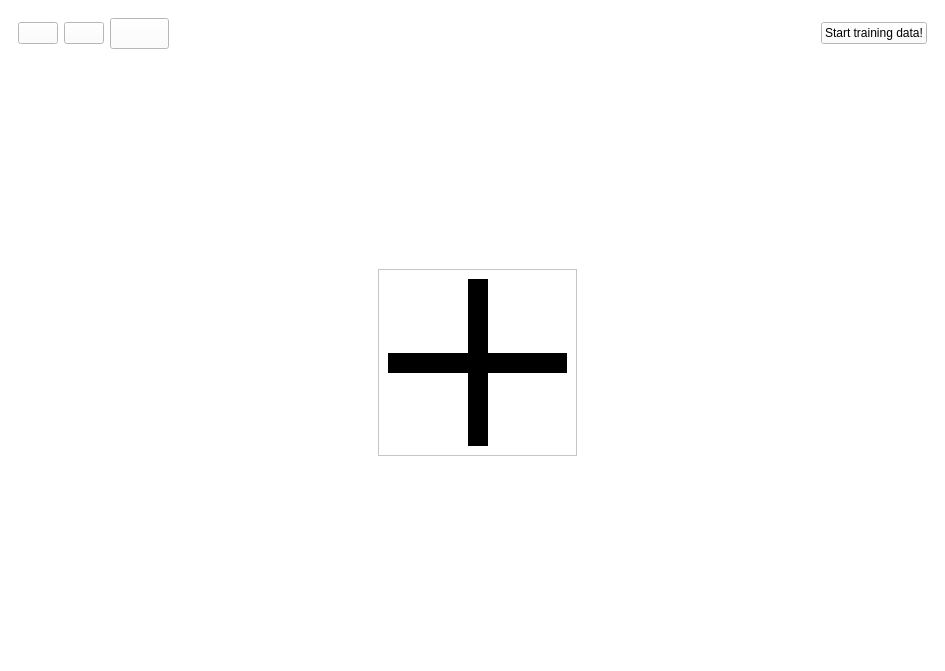
<?xml version="1.0" encoding="UTF-8"?>
<ui version="4.0">
 <class>TrainWindow</class>
 <widget class="QMainWindow" name="TrainWindow">
  <property name="geometry">
   <rect>
    <x>0</x>
    <y>0</y>
    <width>945</width>
    <height>671</height>
   </rect>
  </property>
  <property name="windowTitle">
   <string>MainWindow</string>
  </property>
  <property name="windowIcon">
   <iconset resource="image.qrc">
    <normaloff>:/newPrefix/pictures/EEG.jpg</normaloff>:/newPrefix/pictures/EEG.jpg</iconset>
  </property>
  <property name="styleSheet">
   <string notr="true">color: rgb(0, 0, 0);
background-color: rgb(255, 255, 255);</string>
  </property>
  <widget class="QWidget" name="centralwidget">
   <layout class="QVBoxLayout" name="verticalLayout">
    <item>
     <widget class="QWidget" name="widget" native="true">
      <layout class="QHBoxLayout" name="horizontalLayout">
       <item>
        <widget class="QPushButton" name="startRecordingBtn">
         <property name="text">
          <string/>
         </property>
         <property name="icon">
          <iconset resource="resources.qrc">
           <normaloff>:/icons/Qss/icons/red circle.svg</normaloff>:/icons/Qss/icons/red circle.svg</iconset>
         </property>
         <property name="iconSize">
          <size>
           <width>25</width>
           <height>25</height>
          </size>
         </property>
        </widget>
       </item>
       <item>
        <widget class="QPushButton" name="stopRecordingBtn">
         <property name="text">
          <string/>
         </property>
         <property name="icon">
          <iconset resource="resources.qrc">
           <normaloff>:/icons/Qss/icons/black square.svg</normaloff>:/icons/Qss/icons/black square.svg</iconset>
         </property>
         <property name="iconSize">
          <size>
           <width>25</width>
           <height>25</height>
          </size>
         </property>
        </widget>
       </item>
       <item>
        <widget class="QPushButton" name="helpBtn">
         <property name="font">
          <font>
           <pointsize>14</pointsize>
          </font>
         </property>
         <property name="text">
          <string/>
         </property>
         <property name="icon">
          <iconset resource="resources.qrc">
           <normaloff>:/icons/Qss/icons/black help-circle.svg</normaloff>:/icons/Qss/icons/black help-circle.svg</iconset>
         </property>
         <property name="iconSize">
          <size>
           <width>25</width>
           <height>25</height>
          </size>
         </property>
        </widget>
       </item>
       <item>
        <spacer name="horizontalSpacer">
         <property name="orientation">
          <enum>Qt::Horizontal</enum>
         </property>
         <property name="sizeHint" stdset="0">
          <size>
           <width>40</width>
           <height>20</height>
          </size>
         </property>
        </spacer>
       </item>
       <item>
        <widget class="QPushButton" name="dataTrainingBtn">
         <property name="text">
          <string>Start training data!</string>
         </property>
        </widget>
       </item>
      </layout>
     </widget>
    </item>
    <item>
     <widget class="QStackedWidget" name="promptsWidgets">
      <property name="styleSheet">
       <string notr="true"/>
      </property>
      <property name="currentIndex">
       <number>0</number>
      </property>
      <widget class="QWidget" name="calibrationPage">
       <property name="styleSheet">
        <string notr="true"/>
       </property>
       <layout class="QGridLayout" name="gridLayout">
        <item row="0" column="1">
         <spacer name="verticalSpacer">
          <property name="orientation">
           <enum>Qt::Vertical</enum>
          </property>
          <property name="sizeType">
           <enum>QSizePolicy::Preferred</enum>
          </property>
          <property name="sizeHint" stdset="0">
           <size>
            <width>20</width>
            <height>185</height>
           </size>
          </property>
         </spacer>
        </item>
        <item row="1" column="0">
         <spacer name="horizontalSpacer_2">
          <property name="orientation">
           <enum>Qt::Horizontal</enum>
          </property>
          <property name="sizeType">
           <enum>QSizePolicy::Preferred</enum>
          </property>
          <property name="sizeHint" stdset="0">
           <size>
            <width>348</width>
            <height>20</height>
           </size>
          </property>
         </spacer>
        </item>
        <item row="1" column="1">
         <widget class="QFrame" name="frame_10">
          <property name="maximumSize">
           <size>
            <width>199</width>
            <height>187</height>
           </size>
          </property>
          <property name="frameShape">
           <enum>QFrame::StyledPanel</enum>
          </property>
          <property name="frameShadow">
           <enum>QFrame::Raised</enum>
          </property>
          <layout class="QGridLayout" name="gridLayout_6">
           <property name="spacing">
            <number>0</number>
           </property>
           <item row="0" column="1">
            <widget class="QFrame" name="frame_7">
             <property name="sizePolicy">
              <sizepolicy hsizetype="Preferred" vsizetype="Preferred">
               <horstretch>0</horstretch>
               <verstretch>0</verstretch>
              </sizepolicy>
             </property>
             <property name="maximumSize">
              <size>
               <width>20</width>
               <height>16777215</height>
              </size>
             </property>
             <property name="styleSheet">
              <string notr="true">background-color: rgb(0, 0, 0);</string>
             </property>
             <property name="frameShape">
              <enum>QFrame::StyledPanel</enum>
             </property>
             <property name="frameShadow">
              <enum>QFrame::Raised</enum>
             </property>
            </widget>
           </item>
           <item row="1" column="0">
            <widget class="QFrame" name="frame_8">
             <property name="sizePolicy">
              <sizepolicy hsizetype="Preferred" vsizetype="Preferred">
               <horstretch>0</horstretch>
               <verstretch>0</verstretch>
              </sizepolicy>
             </property>
             <property name="styleSheet">
              <string notr="true">background-color: rgb(0, 0, 0);</string>
             </property>
             <property name="frameShape">
              <enum>QFrame::StyledPanel</enum>
             </property>
             <property name="frameShadow">
              <enum>QFrame::Raised</enum>
             </property>
            </widget>
           </item>
           <item row="1" column="1">
            <widget class="QFrame" name="frame_6">
             <property name="sizePolicy">
              <sizepolicy hsizetype="Preferred" vsizetype="Preferred">
               <horstretch>0</horstretch>
               <verstretch>0</verstretch>
              </sizepolicy>
             </property>
             <property name="styleSheet">
              <string notr="true">background-color: rgb(0, 0, 0);</string>
             </property>
             <property name="frameShape">
              <enum>QFrame::StyledPanel</enum>
             </property>
             <property name="frameShadow">
              <enum>QFrame::Raised</enum>
             </property>
            </widget>
           </item>
           <item row="1" column="2">
            <widget class="QFrame" name="frame_9">
             <property name="sizePolicy">
              <sizepolicy hsizetype="Preferred" vsizetype="Preferred">
               <horstretch>0</horstretch>
               <verstretch>0</verstretch>
              </sizepolicy>
             </property>
             <property name="maximumSize">
              <size>
               <width>16777215</width>
               <height>20</height>
              </size>
             </property>
             <property name="styleSheet">
              <string notr="true">background-color: rgb(0, 0, 0);</string>
             </property>
             <property name="frameShape">
              <enum>QFrame::StyledPanel</enum>
             </property>
             <property name="frameShadow">
              <enum>QFrame::Raised</enum>
             </property>
            </widget>
           </item>
           <item row="2" column="1">
            <widget class="QFrame" name="frame">
             <property name="sizePolicy">
              <sizepolicy hsizetype="Preferred" vsizetype="Preferred">
               <horstretch>0</horstretch>
               <verstretch>0</verstretch>
              </sizepolicy>
             </property>
             <property name="styleSheet">
              <string notr="true">background-color: rgb(0, 0, 0);</string>
             </property>
             <property name="frameShape">
              <enum>QFrame::StyledPanel</enum>
             </property>
             <property name="frameShadow">
              <enum>QFrame::Raised</enum>
             </property>
            </widget>
           </item>
          </layout>
         </widget>
        </item>
        <item row="1" column="2">
         <spacer name="horizontalSpacer_3">
          <property name="orientation">
           <enum>Qt::Horizontal</enum>
          </property>
          <property name="sizeType">
           <enum>QSizePolicy::Preferred</enum>
          </property>
          <property name="sizeHint" stdset="0">
           <size>
            <width>338</width>
            <height>20</height>
           </size>
          </property>
         </spacer>
        </item>
        <item row="2" column="1">
         <spacer name="verticalSpacer_2">
          <property name="orientation">
           <enum>Qt::Vertical</enum>
          </property>
          <property name="sizeType">
           <enum>QSizePolicy::Preferred</enum>
          </property>
          <property name="sizeHint" stdset="0">
           <size>
            <width>20</width>
            <height>185</height>
           </size>
          </property>
         </spacer>
        </item>
       </layout>
      </widget>
      <widget class="QWidget" name="rightPage">
       <property name="styleSheet">
        <string notr="true"/>
       </property>
       <layout class="QGridLayout" name="gridLayout_2">
        <item row="0" column="1">
         <spacer name="verticalSpacer_3">
          <property name="orientation">
           <enum>Qt::Vertical</enum>
          </property>
          <property name="sizeType">
           <enum>QSizePolicy::Preferred</enum>
          </property>
          <property name="sizeHint" stdset="0">
           <size>
            <width>20</width>
            <height>185</height>
           </size>
          </property>
         </spacer>
        </item>
        <item row="1" column="0">
         <spacer name="horizontalSpacer_4">
          <property name="orientation">
           <enum>Qt::Horizontal</enum>
          </property>
          <property name="sizeType">
           <enum>QSizePolicy::Preferred</enum>
          </property>
          <property name="sizeHint" stdset="0">
           <size>
            <width>294</width>
            <height>20</height>
           </size>
          </property>
         </spacer>
        </item>
        <item row="1" column="1">
         <widget class="QFrame" name="frame_2">
          <property name="sizePolicy">
           <sizepolicy hsizetype="Preferred" vsizetype="Preferred">
            <horstretch>0</horstretch>
            <verstretch>0</verstretch>
           </sizepolicy>
          </property>
          <property name="styleSheet">
           <string notr="true"/>
          </property>
          <property name="frameShape">
           <enum>QFrame::StyledPanel</enum>
          </property>
          <property name="frameShadow">
           <enum>QFrame::Raised</enum>
          </property>
          <layout class="QHBoxLayout" name="horizontalLayout_2">
           <item>
            <widget class="QLabel" name="label">
             <property name="font">
              <font>
               <pointsize>40</pointsize>
               <bold>false</bold>
              </font>
             </property>
             <property name="text">
              <string>Right Hand</string>
             </property>
             <property name="alignment">
              <set>Qt::AlignCenter</set>
             </property>
            </widget>
           </item>
          </layout>
         </widget>
        </item>
        <item row="1" column="2">
         <spacer name="horizontalSpacer_5">
          <property name="orientation">
           <enum>Qt::Horizontal</enum>
          </property>
          <property name="sizeType">
           <enum>QSizePolicy::Preferred</enum>
          </property>
          <property name="sizeHint" stdset="0">
           <size>
            <width>294</width>
            <height>20</height>
           </size>
          </property>
         </spacer>
        </item>
        <item row="2" column="1">
         <spacer name="verticalSpacer_4">
          <property name="orientation">
           <enum>Qt::Vertical</enum>
          </property>
          <property name="sizeType">
           <enum>QSizePolicy::Preferred</enum>
          </property>
          <property name="sizeHint" stdset="0">
           <size>
            <width>20</width>
            <height>185</height>
           </size>
          </property>
         </spacer>
        </item>
       </layout>
      </widget>
      <widget class="QWidget" name="leftPage">
       <layout class="QGridLayout" name="gridLayout_3">
        <item row="0" column="1">
         <spacer name="verticalSpacer_5">
          <property name="orientation">
           <enum>Qt::Vertical</enum>
          </property>
          <property name="sizeType">
           <enum>QSizePolicy::Preferred</enum>
          </property>
          <property name="sizeHint" stdset="0">
           <size>
            <width>20</width>
            <height>185</height>
           </size>
          </property>
         </spacer>
        </item>
        <item row="1" column="0">
         <spacer name="horizontalSpacer_6">
          <property name="orientation">
           <enum>Qt::Horizontal</enum>
          </property>
          <property name="sizeType">
           <enum>QSizePolicy::Preferred</enum>
          </property>
          <property name="sizeHint" stdset="0">
           <size>
            <width>294</width>
            <height>20</height>
           </size>
          </property>
         </spacer>
        </item>
        <item row="1" column="1">
         <widget class="QFrame" name="frame_3">
          <property name="sizePolicy">
           <sizepolicy hsizetype="Preferred" vsizetype="Preferred">
            <horstretch>0</horstretch>
            <verstretch>0</verstretch>
           </sizepolicy>
          </property>
          <property name="styleSheet">
           <string notr="true"/>
          </property>
          <property name="frameShape">
           <enum>QFrame::StyledPanel</enum>
          </property>
          <property name="frameShadow">
           <enum>QFrame::Raised</enum>
          </property>
          <layout class="QHBoxLayout" name="horizontalLayout_3">
           <item>
            <widget class="QLabel" name="label_2">
             <property name="font">
              <font>
               <pointsize>40</pointsize>
               <bold>false</bold>
              </font>
             </property>
             <property name="text">
              <string>Left Hand</string>
             </property>
             <property name="alignment">
              <set>Qt::AlignCenter</set>
             </property>
            </widget>
           </item>
          </layout>
         </widget>
        </item>
        <item row="1" column="2">
         <spacer name="horizontalSpacer_7">
          <property name="orientation">
           <enum>Qt::Horizontal</enum>
          </property>
          <property name="sizeType">
           <enum>QSizePolicy::Preferred</enum>
          </property>
          <property name="sizeHint" stdset="0">
           <size>
            <width>294</width>
            <height>20</height>
           </size>
          </property>
         </spacer>
        </item>
        <item row="2" column="1">
         <spacer name="verticalSpacer_6">
          <property name="orientation">
           <enum>Qt::Vertical</enum>
          </property>
          <property name="sizeType">
           <enum>QSizePolicy::Preferred</enum>
          </property>
          <property name="sizeHint" stdset="0">
           <size>
            <width>20</width>
            <height>185</height>
           </size>
          </property>
         </spacer>
        </item>
       </layout>
      </widget>
      <widget class="QWidget" name="upPage">
       <layout class="QGridLayout" name="gridLayout_4">
        <item row="0" column="1">
         <spacer name="verticalSpacer_7">
          <property name="orientation">
           <enum>Qt::Vertical</enum>
          </property>
          <property name="sizeType">
           <enum>QSizePolicy::Preferred</enum>
          </property>
          <property name="sizeHint" stdset="0">
           <size>
            <width>20</width>
            <height>185</height>
           </size>
          </property>
         </spacer>
        </item>
        <item row="1" column="0">
         <spacer name="horizontalSpacer_8">
          <property name="orientation">
           <enum>Qt::Horizontal</enum>
          </property>
          <property name="sizeType">
           <enum>QSizePolicy::Preferred</enum>
          </property>
          <property name="sizeHint" stdset="0">
           <size>
            <width>294</width>
            <height>20</height>
           </size>
          </property>
         </spacer>
        </item>
        <item row="1" column="1">
         <widget class="QFrame" name="frame_4">
          <property name="sizePolicy">
           <sizepolicy hsizetype="Preferred" vsizetype="Preferred">
            <horstretch>0</horstretch>
            <verstretch>0</verstretch>
           </sizepolicy>
          </property>
          <property name="styleSheet">
           <string notr="true"/>
          </property>
          <property name="frameShape">
           <enum>QFrame::StyledPanel</enum>
          </property>
          <property name="frameShadow">
           <enum>QFrame::Raised</enum>
          </property>
          <layout class="QHBoxLayout" name="horizontalLayout_4">
           <item>
            <widget class="QLabel" name="label_3">
             <property name="font">
              <font>
               <pointsize>50</pointsize>
               <bold>false</bold>
              </font>
             </property>
             <property name="text">
              <string>Tongue</string>
             </property>
             <property name="alignment">
              <set>Qt::AlignCenter</set>
             </property>
            </widget>
           </item>
          </layout>
         </widget>
        </item>
        <item row="1" column="2">
         <spacer name="horizontalSpacer_9">
          <property name="orientation">
           <enum>Qt::Horizontal</enum>
          </property>
          <property name="sizeType">
           <enum>QSizePolicy::Preferred</enum>
          </property>
          <property name="sizeHint" stdset="0">
           <size>
            <width>294</width>
            <height>20</height>
           </size>
          </property>
         </spacer>
        </item>
        <item row="2" column="1">
         <spacer name="verticalSpacer_8">
          <property name="orientation">
           <enum>Qt::Vertical</enum>
          </property>
          <property name="sizeType">
           <enum>QSizePolicy::Preferred</enum>
          </property>
          <property name="sizeHint" stdset="0">
           <size>
            <width>20</width>
            <height>185</height>
           </size>
          </property>
         </spacer>
        </item>
       </layout>
      </widget>
      <widget class="QWidget" name="downPage">
       <layout class="QGridLayout" name="gridLayout_5">
        <item row="0" column="1">
         <spacer name="verticalSpacer_9">
          <property name="orientation">
           <enum>Qt::Vertical</enum>
          </property>
          <property name="sizeType">
           <enum>QSizePolicy::Preferred</enum>
          </property>
          <property name="sizeHint" stdset="0">
           <size>
            <width>20</width>
            <height>185</height>
           </size>
          </property>
         </spacer>
        </item>
        <item row="1" column="0">
         <spacer name="horizontalSpacer_10">
          <property name="orientation">
           <enum>Qt::Horizontal</enum>
          </property>
          <property name="sizeType">
           <enum>QSizePolicy::Preferred</enum>
          </property>
          <property name="sizeHint" stdset="0">
           <size>
            <width>294</width>
            <height>20</height>
           </size>
          </property>
         </spacer>
        </item>
        <item row="1" column="1">
         <widget class="QFrame" name="frame_5">
          <property name="sizePolicy">
           <sizepolicy hsizetype="Preferred" vsizetype="Preferred">
            <horstretch>0</horstretch>
            <verstretch>0</verstretch>
           </sizepolicy>
          </property>
          <property name="styleSheet">
           <string notr="true"/>
          </property>
          <property name="frameShape">
           <enum>QFrame::StyledPanel</enum>
          </property>
          <property name="frameShadow">
           <enum>QFrame::Raised</enum>
          </property>
          <layout class="QHBoxLayout" name="horizontalLayout_5">
           <item>
            <widget class="QLabel" name="label_4">
             <property name="font">
              <font>
               <pointsize>50</pointsize>
               <bold>false</bold>
              </font>
             </property>
             <property name="text">
              <string>Feet</string>
             </property>
             <property name="alignment">
              <set>Qt::AlignCenter</set>
             </property>
            </widget>
           </item>
          </layout>
         </widget>
        </item>
        <item row="1" column="2">
         <spacer name="horizontalSpacer_11">
          <property name="orientation">
           <enum>Qt::Horizontal</enum>
          </property>
          <property name="sizeType">
           <enum>QSizePolicy::Preferred</enum>
          </property>
          <property name="sizeHint" stdset="0">
           <size>
            <width>294</width>
            <height>20</height>
           </size>
          </property>
         </spacer>
        </item>
        <item row="2" column="1">
         <spacer name="verticalSpacer_10">
          <property name="orientation">
           <enum>Qt::Vertical</enum>
          </property>
          <property name="sizeType">
           <enum>QSizePolicy::Preferred</enum>
          </property>
          <property name="sizeHint" stdset="0">
           <size>
            <width>20</width>
            <height>185</height>
           </size>
          </property>
         </spacer>
        </item>
       </layout>
      </widget>
     </widget>
    </item>
   </layout>
  </widget>
 </widget>
 <resources>
  <include location="image.qrc"/>
  <include location="resources.qrc"/>
 </resources>
 <connections/>
</ui>
